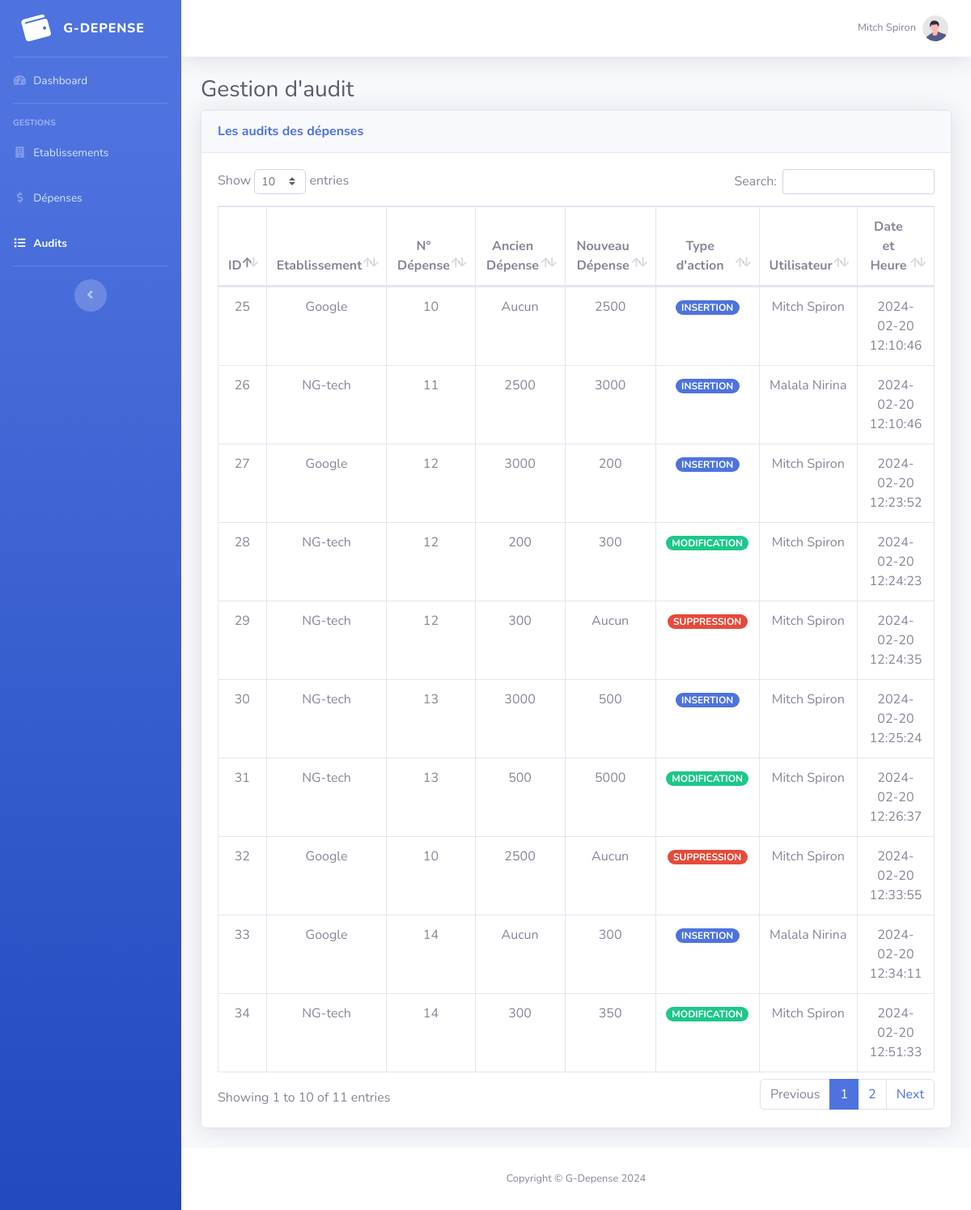
/audit/index.php (signed in), run on the app's committed database.
### tables this page shows
CREATE TABLE IF NOT EXISTS `audit` (
  `id` int(11) NOT NULL AUTO_INCREMENT,
  `action` varchar(20) NOT NULL,
  `date` datetime NOT NULL,
  `etablissement` int(11) NOT NULL,
  `num_depense` int(11) NOT NULL,
  `ancien_dep` varchar(20) DEFAULT NULL,
  `nouveau_dep` varchar(20) DEFAULT NULL,
  `utilisateur` int(11) NOT NULL,
  PRIMARY KEY (`id`)
);

CREATE TABLE IF NOT EXISTS `etablissement` (
  `id` int(11) NOT NULL AUTO_INCREMENT,
  `nom` varchar(50) NOT NULL,
  `budget` varchar(20) NOT NULL,
  PRIMARY KEY (`id`)
);

### audit/controller/gets.php (called while the page is built)
<?php
$sql = "SELECT audit.*, etablissement.nom, CONCAT(utilisateur.nom,' ',utilisateur.prenom) AS personne FROM `audit`, `etablissement`, `utilisateur` WHERE audit.etablissement = etablissement.id AND utilisateur.id = audit.utilisateur ORDER BY id DESC";
$query = $db->prepare($sql);
$query->execute();
$audits = $query->fetchAll(PDO::FETCH_ASSOC);

### audit/index.php (the view, shortened to what this page needs)
<?php
require_once('../configs/connection.php');
require_once('controller/gets.php');
?>
<!DOCTYPE html>
<html lang="en">
<head>
    <link href="../assets/vendor/fontawesome-free/css/all.min.css" rel="stylesheet" type="text/css" />
    <link href="../assets/css/sb-admin-2.min.css" rel="stylesheet" />
    <link href="../assets/vendor/datatables/dataTables.bootstrap4.min.css" rel="stylesheet" />
</head>
<body id="page-top">
    <div id="wrapper">
        <ul class="navbar-nav bg-gradient-primary sidebar sidebar-dark accordion" id="accordionSidebar">
            <a class="sidebar-brand d-flex align-items-center justify-content-center" href="../index.php">
                <div class="sidebar-brand-icon rotate-n-15">
                    <i class="fas fa-wallet"></i>
                </div>
                <div class="sidebar-brand-text mx-3">G-Depense</div>
            </a>
            <hr class="sidebar-divider my-0" />
            <li class="nav-item">
                <a class="nav-link" href="../index.php">
                    <i class="fas fa-fw fa-tachometer-alt"></i>
                    <span>Dashboard</span></a>
            </li>
            <hr class="sidebar-divider" />
            <div class="sidebar-heading">Gestions</div>
            <li class="nav-item">
                <a class="nav-link" href="../etablissement/index.php">
                    <i class="fas fa-fw fa-building"></i>
                    <span>Etablissements</span></a>
            </li>
            <li class="nav-item">
                <a class="nav-link" href="../depense/index.php">
                    <i class="fas fa-fw fa-dollar-sign"></i>
                    <span>Dépenses</span></a>
            </li>
            <li class="nav-item active">
                <a class="nav-link" href="index.php">
                    <i class="fas fa-fw fa-list"></i>
                    <span>Audits</span></a>
            </li>
            <hr class="sidebar-divider d-none d-md-block" />
            <div class="text-center d-none d-md-inline">
                <button class="rounded-circle border-0" id="sidebarToggle"></button>
            </div>
        </ul>
        <div id="content-wrapper" class="d-flex flex-column">
            <div id="content">
                <nav class="navbar navbar-expand navbar-light bg-white topbar mb-4 static-top shadow">
                    <ul class="navbar-nav ml-auto">
                        <li class="nav-item dropdown no-arrow">
                            <a class="nav-link dropdown-toggle" href="#" id="userDropdown" role="button" data-toggle="dropdown" aria-haspopup="true" aria-expanded="false">
                                <span class="mr-2 d-none d-lg-inline text-gray-600 small"><?= htmlspecialchars($_COOKIE['nom']) ?> <?= htmlspecialchars($_COOKIE['prenom']) ?></span>
                                <img class="img-profile rounded-circle" src="../assets/img/undraw_profile.svg">
                            </a>
                        </li>
                    </ul>
                </nav>
                <div class="container-fluid">
                    <h1 class="h3 mb-2 text-gray-800">Gestion d'audit</h1>
                    <div class="card shadow mb-4">
                        <div class="card-header py-3 d-sm-flex align-items-center justify-content-between">
                            <h6 class="m-0 font-weight-bold text-primary">
                                Les audits des dépenses
                            </h6>
                        </div>
                        <div class="card-body">
                            <div class="table-responsive">
                                <table class="table table-bordered" id="dataTable" width="100%" cellspacing="0">
                                    <thead>
                                        <tr class="text-center">
                                            <th class="text-center">ID</th>
                                            <th>Etablissement</th>
                                            <th>N° Dépense</th>
                                            <th>Ancien Dépense</th>
                                            <th>Nouveau Dépense</th>
                                            <th>Type d'action</th>
                                            <th>Utilisateur</th>
                                            <th>Date et Heure</th>
                                        </tr>
                                    </thead>
                                    <tbody>
                                        <?php
                                        foreach ($audits as $audit) {
                                        ?>
                                            <tr class="text-center">
                                                <td><?= htmlspecialchars($audit['id']) ?></td>
                                                <td><?= htmlspecialchars($audit['nom']) ?></td>
                                                <td><?= htmlspecialchars($audit['num_depense']) ?></td>
                                                <td><?= (htmlspecialchars($audit['ancien_dep']) == NULL) ? "Aucun" : $audit['ancien_dep']; ?></td>
                                                <td><?= (htmlspecialchars($audit['nouveau_dep']) == NULL) ? "Aucun" : $audit['nouveau_dep']; ?></td>
                                                <td><?php
                                                    switch ($audit['action']) {
                                                        case "INSERTION":
                                                            echo "<span class='badge badge-pill badge-primary'>INSERTION</span>
                                                            ";
                                                            break;
                                                        case "MODIFICATION":
                                                            echo "<span class='badge badge-pill badge-success'>MODIFICATION</span>
                                                            ";
                                                            break;
                                                        default:
                                                            echo "<span class='badge badge-pill badge-danger'>SUPPRESSION</span>
                                                        ";
                                                    }
                                                    ?></td>
                                                <td><?= htmlspecialchars($audit['personne']) ?></td>
                                                <td><?= htmlspecialchars($audit['date']) ?></td>
                                            </tr>
                                        <?php
                                        }
                                        ?>
                                    </tbody>
                                </table>
                            </div>
                        </div>
                    </div>
                </div>
            </div>
            <footer class="sticky-footer bg-white">
                <div class="container my-auto">
                    <div class="copyright text-center my-auto">
                        <span>Copyright &copy; G-Depense 2024</span>
                    </div>
                </div>
            </footer>
        </div>
    </div>
</body>
</html>

### data on the page
audit: id "34", etablissement.nom "NG-tech", num_depense "14", ancien_dep "300", nouveau_dep "350", action "MODIFICATION", personne "Mitch Spiron", date "2024-02-20 12:51:33"
audit: id "33", etablissement.nom "Google", num_depense "14", shows "Aucun", nouveau_dep "300", action "INSERTION", personne "Malala Nirina", date "2024-02-20 12:34:11"
audit: id "32", etablissement.nom "Google", num_depense "10", ancien_dep "2500", shows "Aucun", action "SUPPRESSION", personne "Mitch Spiron", date "2024-02-20 12:33:55"
audit: id "31", etablissement.nom "NG-tech", num_depense "13", ancien_dep "500", nouveau_dep "5000", action "MODIFICATION", personne "Mitch Spiron", date "2024-02-20 12:26:37"
audit: id "30", etablissement.nom "NG-tech", num_depense "13", ancien_dep "3000", nouveau_dep "500", action "INSERTION", personne "Mitch Spiron", date "2024-02-20 12:25:24"
audit: id "29", etablissement.nom "NG-tech", num_depense "12", ancien_dep "300", shows "Aucun", action "SUPPRESSION", personne "Mitch Spiron", date "2024-02-20 12:24:35"
audit: id "28", etablissement.nom "NG-tech", num_depense "12", ancien_dep "200", nouveau_dep "300", action "MODIFICATION", personne "Mitch Spiron", date "2024-02-20 12:24:23"
audit: id "27", etablissement.nom "Google", num_depense "12", ancien_dep "3000", nouveau_dep "200", action "INSERTION", personne "Mitch Spiron", date "2024-02-20 12:23:52"
audit: id "26", etablissement.nom "NG-tech", num_depense "11", ancien_dep "2500", nouveau_dep "3000", action "INSERTION", personne "Malala Nirina", date "2024-02-20 12:10:46"
audit: id "25", etablissement.nom "Google", num_depense "10", shows "Aucun", nouveau_dep "2500", action "INSERTION", personne "Mitch Spiron", date "2024-02-20 12:10:46"

### other printed values
$_COOKIE['nom'] "Mitch"
$_COOKIE['prenom'] "Spiron"
